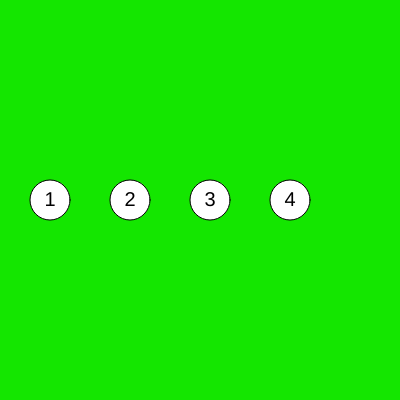
Frame 1 (no input)
Frame 60 (no input): identical to frame 1, image omitted
Frame 120 (the mouse pressed at the canvas centre since frame 60): identical to frame 1, image omitted

The p5.js sketch that drew this single still picture (run headless with seeded random() and noise() and a simulated clock; from frame 60 on, the mouse is pressed at the canvas centre):

// p5.js sketch
// ── sketch.js
function setup() {
  createCanvas(400, 400);
}

function draw() {
  background(20,230,0);
  for(let i=0; i<4; i++){
    circle(i*80+50,200,40);
    textSize(20);
    textAlign(CENTER,CENTER);
    text(i+1,i*80+50,200);
  }
}
